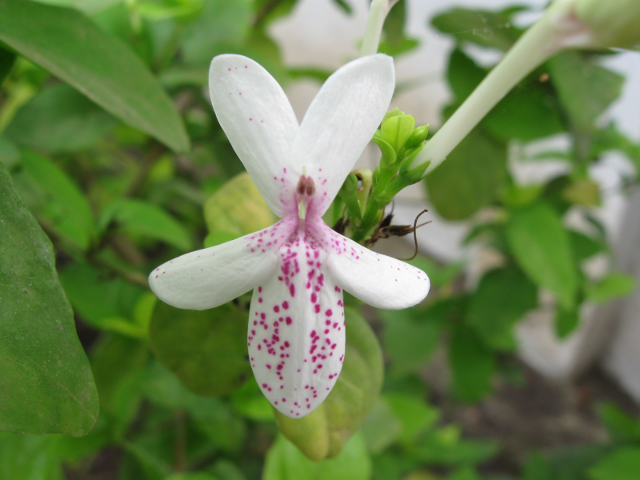
#> input picture test_images/orchid.ppm, 640 x 480 px
$ python test_sob.py
#> lines starting #> are read from the running program, lines starting #| are printed output that depends on the picture
import cv2
import numpy as np

sobelX = np.array([[1,0,-1],[2,0,-2],[1,0,-1]])
sobelY = sobelX.T

imgoriginal = cv2.imread("./test_images/orchid.ppm")
#> imgoriginal is the input picture: shape (480, 640, 3); mean B, G, R 79.3, 127.7, 106.8
imgoriginal = cv2.cvtColor(imgoriginal, cv2.COLOR_BGR2GRAY)
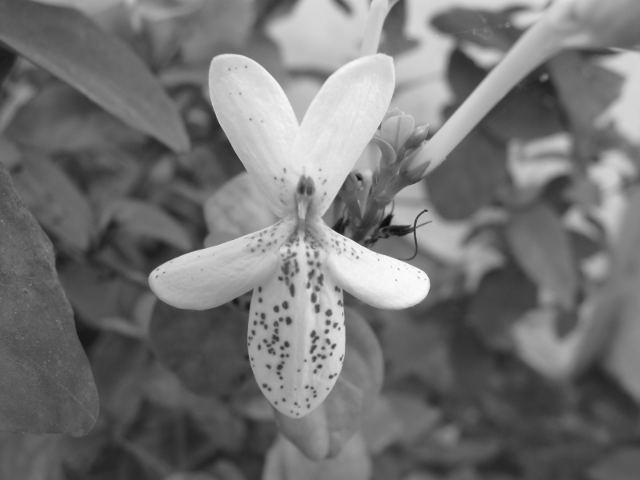
#> imgoriginal: shape (480, 640); min 12, max 251, mean 115.9
imgh = cv2.filter2D(imgoriginal, -1, sobelY)
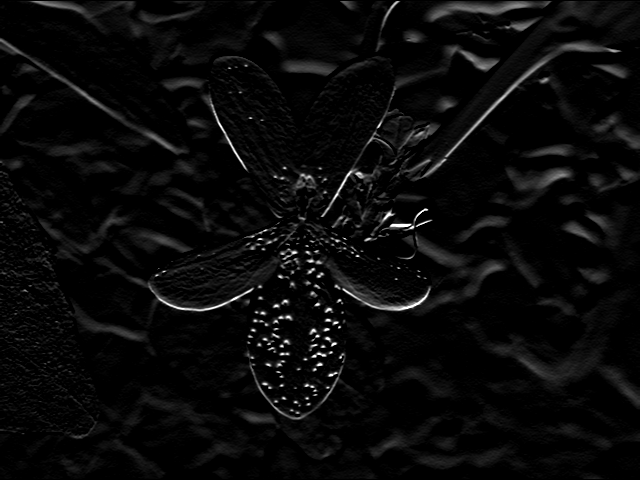
#> imgh: shape (480, 640); min 0, max 255, mean 9.8
imgv = cv2.filter2D(imgoriginal, -1, sobelX)
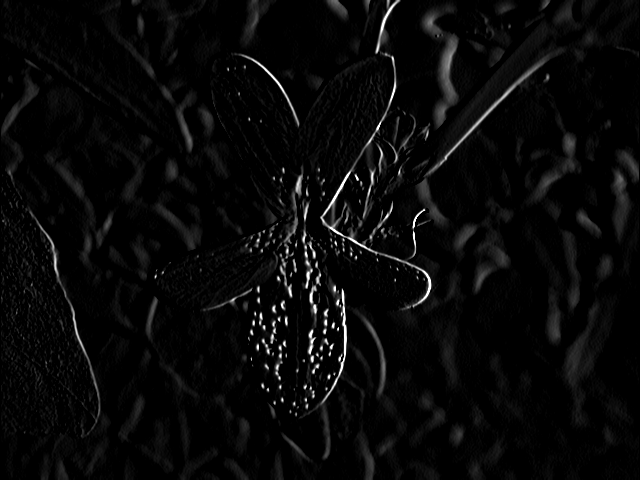
#> imgv: shape (480, 640); min 0, max 255, mean 8.8
#imgboth = (imgv**2 + img**2)**0.5
cv2.imshow("v_edge", imgv)
cv2.imshow("h_edge", imgh)
#cv2.imshow("v_edge", imgv)
cv2.waitKey()

$ run again, with test_images/cat.ppm copied over test_images/orchid.ppm
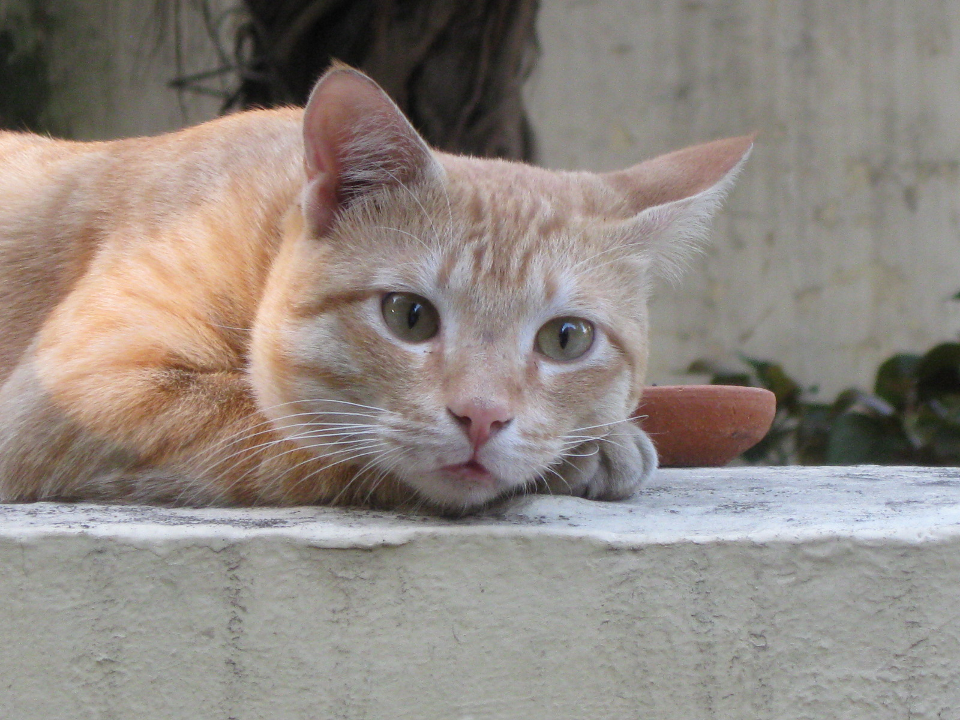
#> input picture test_images/cat.ppm, 960 x 720 px
#> imgoriginal is the input picture: shape (720, 960, 3); mean B, G, R 129.8, 136, 144.3
#> `imgoriginal = cv2.cvtColor(imgoriginal, cv2.COLOR_BGR2GRAY)`:
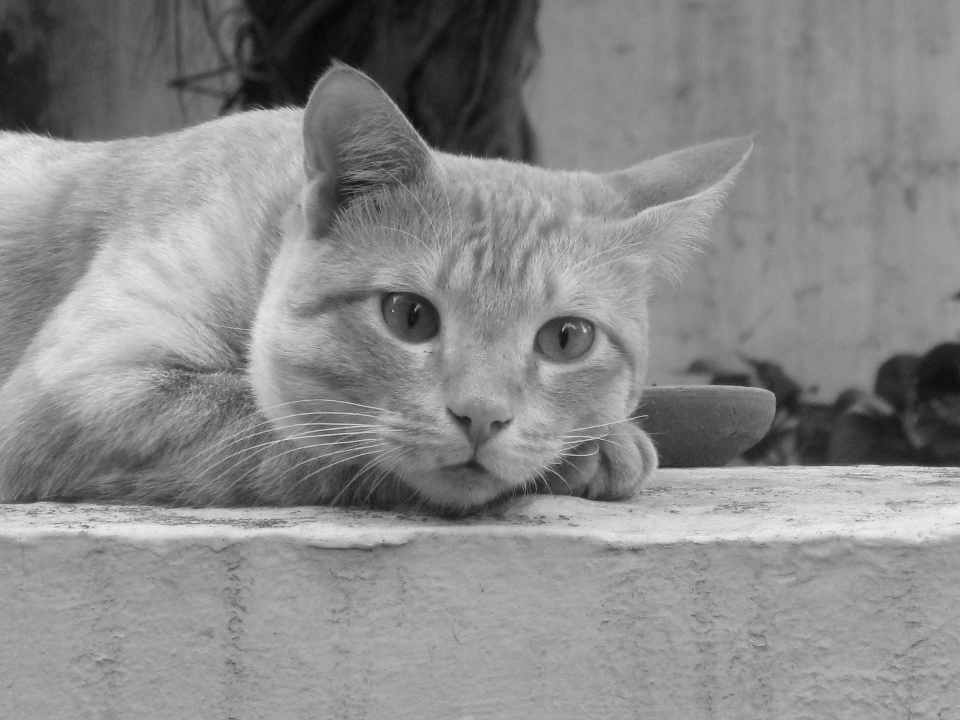
#> imgoriginal: shape (720, 960); min 5, max 238, mean 137.8
#> `imgv = cv2.filter2D(imgoriginal, -1, sobelX)`:
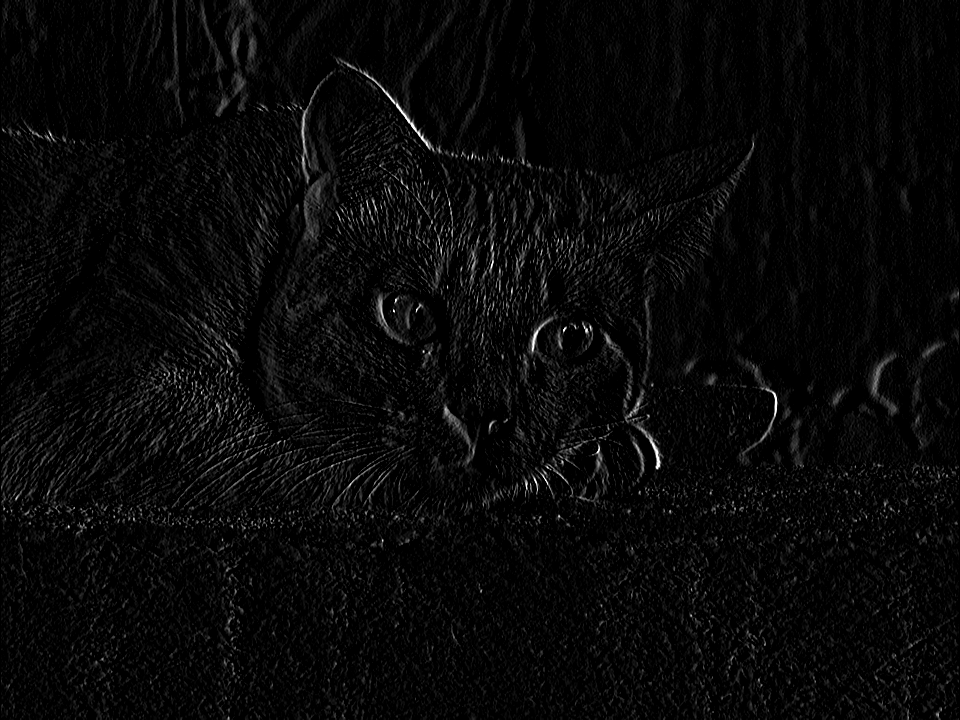
#> imgv: shape (720, 960); min 0, max 255, mean 8.6

$ run again, with test_images/children-faded.ppm copied over test_images/orchid.ppm
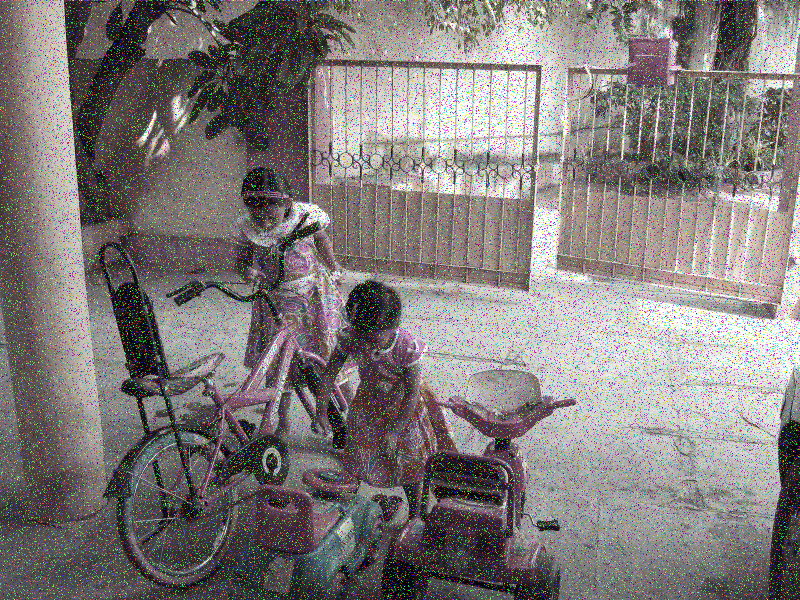
#> input picture test_images/children-faded.ppm, 800 x 600 px
#> imgoriginal is the input picture: shape (600, 800, 3); mean B, G, R 122.3, 123.5, 128.8
#> imgoriginal: shape (600, 800)
#> `imgh = cv2.filter2D(imgoriginal, -1, sobelY)`:
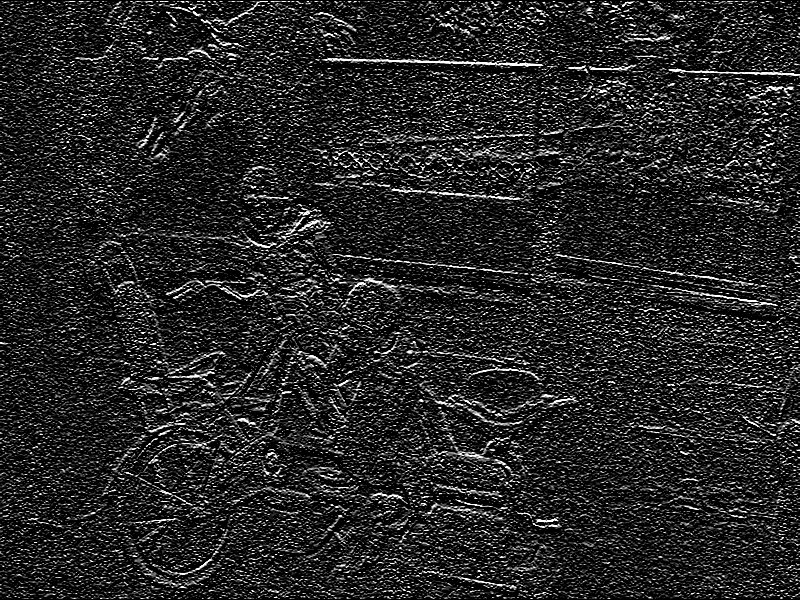
#> imgh: shape (600, 800); min 0, max 255, mean 38.4
#> `imgv = cv2.filter2D(imgoriginal, -1, sobelX)`:
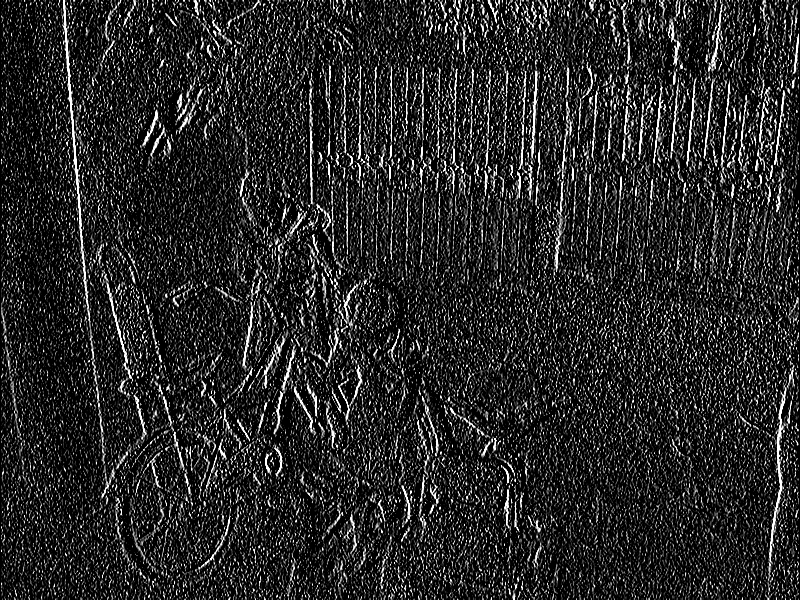
#> imgv: shape (600, 800); min 0, max 255, mean 40.3
